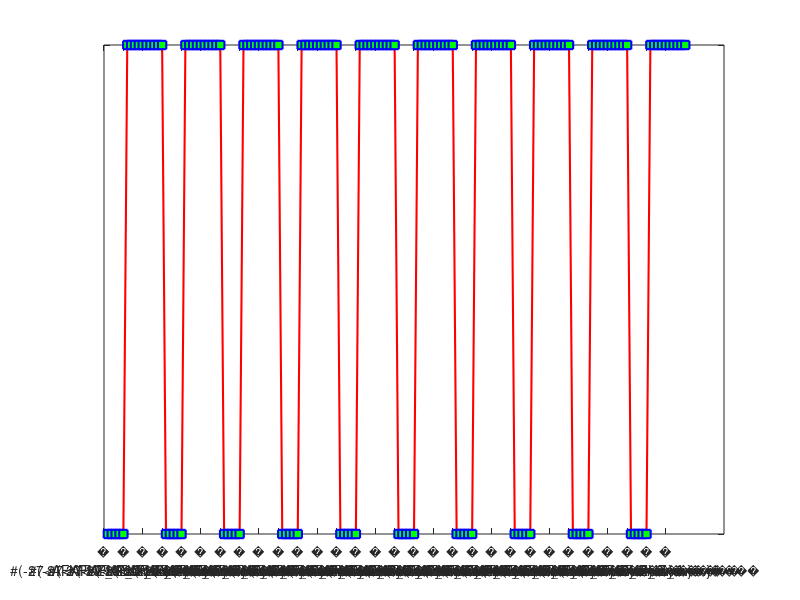

This chart was generated by the following MATLAB code:
function FG_gen_OnOff_block_design_matrix(InorDe,loops,off_measurements,on_measurements)
%    Always "off" first as below
%                            |---------------|               |---------------|
%                            |               |               |               |
%             ---------------|               |---------------|               |---------------
%                     off     on (first-half)       off       on (second-half)
close all
clc
if nargin==0
    prompt = {'Is the off-block shown first(1: Yes; 0: No)?','Total trials of paired on-off blocks (e.g. fix-task1)','----------------------------------------Number of "off-volumes" in each trial','----------------------------------------Number of "on-volumes" in each trial','How many sub-blocks in "on-block"?'};
    dlg_title = 'Block design matrix...';
    num_lines = 1;
    def = {'1','10','5','10','2'};
    paras = inputdlg(prompt,dlg_title,num_lines,def);    
    InorDe=str2num(paras{1});
    loops=str2num(paras{2});
    off_measurements=str2num(paras{3});
    on_measurements=str2num(paras{4});
    subblocks=str2num(paras{5});
elseif nargin==2
    prompt = {'----------------------------------------Number of "off-volumes" in each trial','----------------------------------------Number of "on-volumes" in each trial','How many sub-blocks in "on-block"?'};
    dlg_title = 'Block volumes...';
    num_lines = 1;
    def = {'5','10','2'};
    paras = inputdlg(prompt,dlg_title,num_lines,def);    
    off_measurements=str2num(paras{1});
    on_measurements=str2num(paras{2});
    subblocks=str2num(paras{3});
end

%% initial variables
  all_onsets_Scans=[1:loops*(off_measurements+on_measurements)]-1;    
    
  if InorDe
      first_onoff_vec_plot=[ones(1,off_measurements), 2*ones(1,on_measurements)];      
  else
      first_onoff_vec_plot=[2*ones(1,on_measurements), ones(1,off_measurements)];
  end

  %% plot the block design matrix
  all_onoff_vec_plot=repmat(first_onoff_vec_plot,1,loops);  
  figure
  plot(1:size(all_onoff_vec_plot,2),all_onoff_vec_plot,'-rs','LineWidth',1.5, ...
                                                        'MarkerEdgeColor','b',...
                                                        'MarkerFaceColor','g',...
                                                        'MarkerSize',6)
  set(gca,'YTick',[1:3])
  set(gca,'YTickLabel',{1 2 3})
  set(gca,'XTick',[all_onsets_Scans(mod(all_onsets_Scans,5)==0)])
  set(gca,'XTickLabel',{all_onsets_Scans(mod(all_onsets_Scans,5)==0)})
  
  
  
  
%% get the volume sequence of "on/off blocks"    
% an = a1+(n-1)d 
all_block_Vars=['on_onsets, off_onsets'];
% if InorDe    
   off_onsets=all_onsets_Scans(all_onoff_vec_plot==1);
   on_onsets=all_onsets_Scans(all_onoff_vec_plot==2);   
% else
%    off_onsets=all_onsets_Scans(all_onoff_vec_plot==2);
%    on_onsets=all_onsets_Scans(all_onoff_vec_plot==1);    
% end

all_on_starts=on_onsets(1:on_measurements:length(on_onsets));
if subblocks>1 
    if mod(length(all_on_starts),subblocks)==0   
       for i=1:subblocks           
           i_subblock_starts=all_on_starts(i:subblocks:length(all_on_starts));
           i_subblock_all=[];
           for j=1:length(i_subblock_starts)
               i_subblock_all=[i_subblock_all [i_subblock_starts(j):i_subblock_starts(j)+on_measurements-1]];
           end
           on_onset_subblock(i,:)=i_subblock_all;
           all_block_Vars=[all_block_Vars, 'on_onset_subblock_' num2str(i) ','];
       end
    else
       fprintf('the length of on-blocks can''t be divided in to %d subblocks',subblocks)
    end
end


%% get the onsets of the volume sequence of "on/off blocks"
      output_name='Block_design_onsets_Unit_Scan1.m';
%       output_name=FG_check_and_rename_existed_file('Block_design_onsets_Unit_Scan.m');
      dlmwrite(output_name, '% -- Block design onsets for each block, the Unit of the outputed onsets for SPM model specification is "Scans"---', 'delimiter', '','newline','pc');
      dlmwrite(output_name, 'clear','-append', 'delimiter', '','newline','pc');
      dlmwrite(output_name, ['onsets_of_onblock=[' num2str(on_onsets,'%10.0f') ']'';'], '-append','delimiter', '','newline','pc');
      dlmwrite(output_name, ['onsets_of_offblock=[' num2str(off_onsets,'%10.0f') ']'';'], '-append','delimiter', '','newline','pc');
      
      if subblocks>1 && mod(length(all_on_starts),subblocks)==0  
          for i=1:subblocks
              dlmwrite(output_name, ['on_onset_subblock_' num2str(i) '=[' num2str(on_onset_subblock(i,:),'%10.0f') ']'';'], '-append','delimiter', '','newline','pc');
          end  
      end

      dlmwrite(output_name, '           ', '-append','delimiter', '','newline','pc');
      dlmwrite(output_name, 'save Block_design_onsets_Unit_Scan.mat', '-append','delimiter', '','newline','pc');
%       eval(['save(''Block_design_onsets_Unit_Scan.mat'',' all_block_Vars(1:end-1) ');'])
      


fprintf('\n====Run "Block_design_onsets_Unit_Scan.m" in the current folder to create corresponding .mat file\n')






